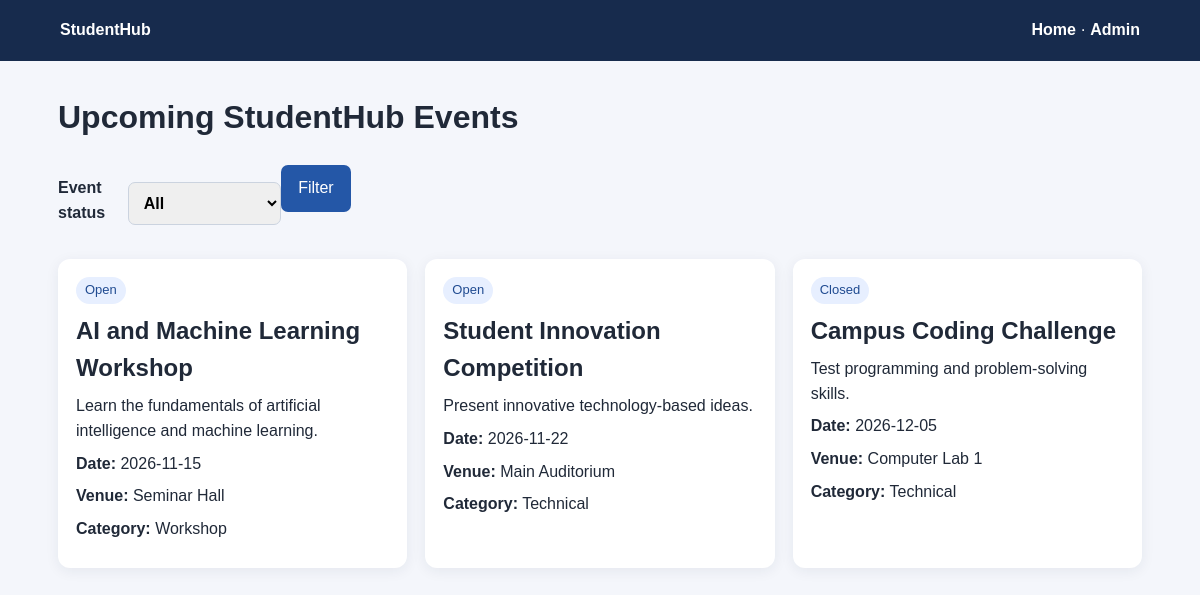
Screenshot of /events.php with the database file from the repository.
### tables this page shows
CREATE TABLE IF NOT EXISTS events (
    id INT AUTO_INCREMENT PRIMARY KEY,
    title VARCHAR(180) NOT NULL,
    description TEXT NOT NULL,
    event_date DATE NOT NULL,
    venue VARCHAR(180) NOT NULL,
    category VARCHAR(60) NOT NULL,
    status ENUM('Open','Closed') NOT NULL DEFAULT 'Open',
    poster VARCHAR(255) DEFAULT NULL,
    created_at TIMESTAMP DEFAULT CURRENT_TIMESTAMP,
    updated_at TIMESTAMP DEFAULT CURRENT_TIMESTAMP ON UPDATE CURRENT_TIMESTAMP
);

### events.php (the view, shortened to what this page needs)
<?php
require_once __DIR__ . "/config/database.php";
$status = $_GET["status"] ?? "All";
if (in_array($status,["Open","Closed"],true)) {
    $stmt=$conn->prepare("SELECT * FROM events WHERE status=? ORDER BY event_date ASC"); $stmt->bind_param("s",$status); $stmt->execute(); $events=$stmt->get_result();
} else $events=$conn->query("SELECT * FROM events ORDER BY event_date ASC");
?>
<!doctype html><html lang="en"><head><meta charset="utf-8"><meta name="viewport" content="width=device-width,initial-scale=1"><title>Events | StudentHub</title><link rel="stylesheet" href="admin/style.css"></head><body>
<header class="top"><a href="index.html">StudentHub</a><nav><a href="index.html">Home</a> · <a href="admin/login.php">Admin</a></nav></header>
<main class="container"><h1>Upcoming StudentHub Events</h1><form method="get"><label class="inline">Event status <select name="status"><option>All</option></select></label><button>Filter</button></form>
<div class="cards"><?php while($e=$events->fetch_assoc()): ?><article class="event-card"><div><span class="status"><?= htmlspecialchars($e["status"]) ?></span><h2><?= htmlspecialchars($e["title"]) ?></h2><p><?= nl2br(htmlspecialchars($e["description"])) ?></p><p><strong>Date:</strong> <?= htmlspecialchars($e["event_date"]) ?></p><p><strong>Venue:</strong> <?= htmlspecialchars($e["venue"]) ?></p><p><strong>Category:</strong> <?= htmlspecialchars($e["category"]) ?></p></div></article><?php endwhile; ?></div></main></body></html>

### admin/style.css (style rules this page uses)
* { box-sizing:border-box }
body { margin:0;font:16px/1.55 Arial,sans-serif;background:#f4f6fb;color:#202938 }
a { color:#2457a7 }
.top { display:flex;justify-content:space-between;gap:16px;align-items:center;padding:18px 5%;background:#172b4d;color:#fff }
.top a { color:#fff;text-decoration:none;font-weight:700 }
.container { max-width:1120px;margin:32px auto;padding:0 18px }
label { display:block;font-weight:600;margin:12px 0 }
input,select,textarea { display:block;width:100%;padding:11px;margin-top:6px;border:1px solid #cbd3df;border-radius:7px;font:inherit }
button,.secondary { display:inline-block;background:#2457a7;color:#fff;border:0;padding:11px 17px;border-radius:7px;text-decoration:none;cursor:pointer;font:inherit }
.inline { display:inline-flex;align-items:center;gap:8px }
.inline select { min-width:120px }
.status { display:inline-block;padding:3px 9px;background:#e7efff;color:#204b91;border-radius:20px;font-size:13px }
.cards { display:grid;grid-template-columns:repeat(auto-fit,minmax(270px,1fr));gap:18px;margin-top:22px }
.event-card { background:#fff;border-radius:12px;overflow:hidden;box-shadow:0 3px 14px #182b4b12 }
.event-card div { padding:18px }
.event-card h2 { margin:8px 0 }
.event-card p { margin:8px 0 }

### rows the page displays
events: status "Open", title "AI and Machine Learning Workshop", description "Learn the fundamentals of artificial intelligence and machine learning.", event_date "2026-11-15", venue "Seminar Hall", category "Workshop"
events: status "Open", title "Student Innovation Competition", description "Present innovative technology-based ideas.", event_date "2026-11-22", venue "Main Auditorium", category "Technical"
events: status "Closed", title "Campus Coding Challenge", description "Test programming and problem-solving skills.", event_date "2026-12-05", venue "Computer Lab 1", category "Technical"
